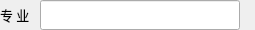
                    <widget class="QWidget" name="widget_major" native="true">
                     <property name="minimumSize">
                      <size>
                       <width>0</width>
                       <height>30</height>
                      </size>
                     </property>
                     <property name="maximumSize">
                      <size>
                       <width>16777215</width>
                       <height>30</height>
                      </size>
                     </property>
                     <layout class="QHBoxLayout" name="horizontalLayout_7">
                      <property name="spacing">
                       <number>0</number>
                      </property>
                      <property name="leftMargin">
                       <number>0</number>
                      </property>
                      <property name="topMargin">
                       <number>0</number>
                      </property>
                      <property name="rightMargin">
                       <number>0</number>
                      </property>
                      <property name="bottomMargin">
                       <number>0</number>
                      </property>
                      <item>
                       <widget class="QLabel" name="label_13">
                        <property name="minimumSize">
                         <size>
                          <width>40</width>
                          <height>30</height>
                         </size>
                        </property>
                        <property name="maximumSize">
                         <size>
                          <width>40</width>
                          <height>30</height>
                         </size>
                        </property>
                        <property name="font">
                         <font>
                          <family>微软雅黑</family>
                          <pointsize>10</pointsize>
                          <bold>false</bold>
                         </font>
                        </property>
                        <property name="text">
                         <string>专 业</string>
                        </property>
                       </widget>
                      </item>
                      <item>
                       <widget class="QLineEdit" name="lineEdit_major">
                        <property name="minimumSize">
                         <size>
                          <width>200</width>
                          <height>30</height>
                         </size>
                        </property>
                        <property name="maximumSize">
                         <size>
                          <width>200</width>
                          <height>30</height>
                         </size>
                        </property>
                        <property name="font">
                         <font>
                          <family>微软雅黑</family>
                          <pointsize>10</pointsize>
                          <bold>false</bold>
                         </font>
                        </property>
                        <property name="text">
                         <string/>
                        </property>
                       </widget>
                      </item>
                      <item>
                       <widget class="QLabel" name="lab_majorYes">
                        <property name="minimumSize">
                         <size>
                          <width>15</width>
                          <height>30</height>
                         </size>
                        </property>
                        <property name="maximumSize">
                         <size>
                          <width>15</width>
                          <height>30</height>
                         </size>
                        </property>
                        <property name="font">
                         <font>
                          <family>微软雅黑</family>
                          <pointsize>14</pointsize>
                          <bold>true</bold>
                         </font>
                        </property>
                        <property name="text">
                         <string/>
                        </property>
                       </widget>
                      </item>
                     </layout>
                    </widget>
